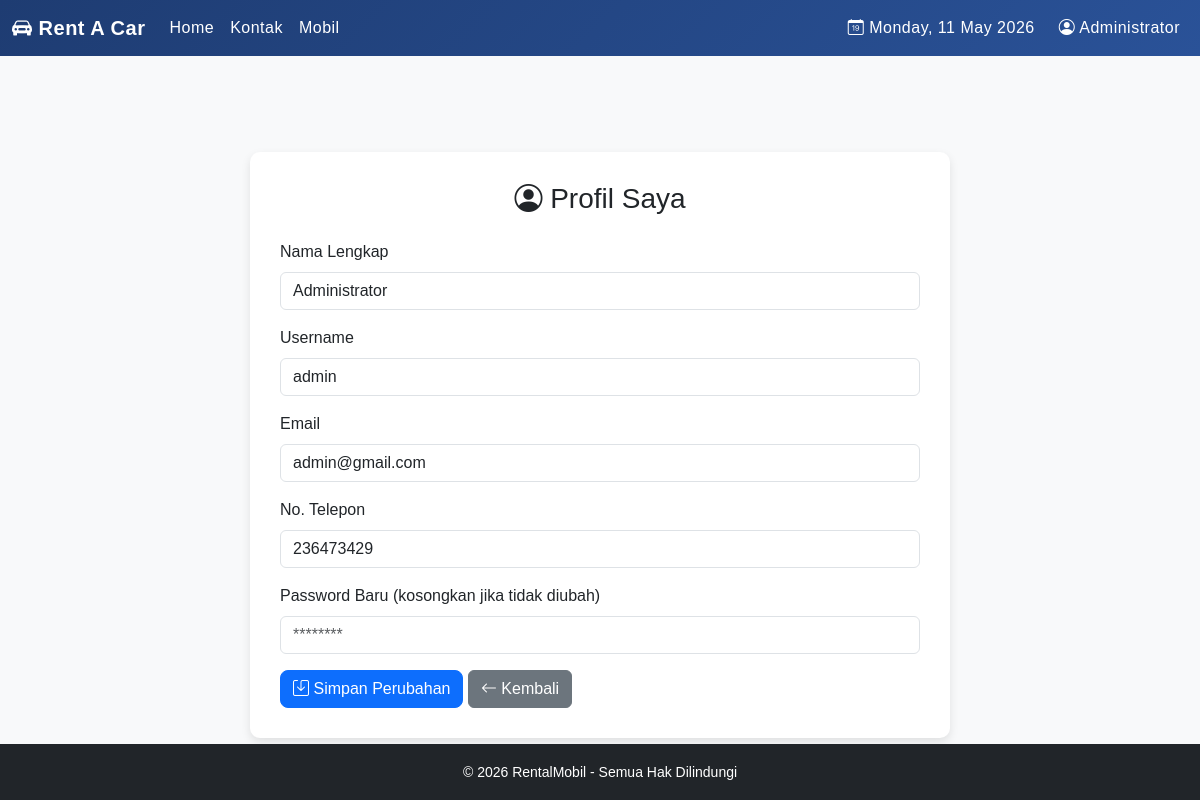
Page /user/profil.php (signed in) on the committed database.
### tables this page shows
CREATE TABLE `users` (
  `id` int(11) NOT NULL,
  `username` varchar(50) NOT NULL,
  `password` varchar(225) NOT NULL,
  `nama_lengkap` varchar(100) NOT NULL,
  `email` varchar(100) DEFAULT NULL,
  `no_hp` varchar(20) DEFAULT NULL,
  `role` varchar(20) NOT NULL DEFAULT 'petugas',
  `created_at` datetime DEFAULT current_timestamp(),
  `updated_at` datetime DEFAULT current_timestamp() ON UPDATE current_timestamp()
);

### user/profil.php (the view, shortened to what this page needs)
<?php
include "includes/header.php";
$id_user = $_SESSION['id'];
$query = mysqli_query($koneksi, "SELECT * FROM users WHERE id='$id_user'");
$user = mysqli_fetch_assoc($query);
?>
<br><br><br><br>
<main class="flex-shrink-0">
<div class="profile-card">
  <h3 class="text-center mb-4"><i class="bi bi-person-circle"></i> Profil Saya</h3>
  <form method="POST" action="">
    <div class="mb-3">
      <label class="form-label">Nama Lengkap</label>
      <input type="text" name="nama" class="form-control" value="<?= htmlspecialchars($user['nama_lengkap']); ?>" required>
    </div>
    <div class="mb-3">
      <label class="form-label">Username</label>
      <input type="text" name="username" class="form-control" value="<?= htmlspecialchars($user['username']); ?>" required>
    </div>
    <div class="mb-3">
      <label class="form-label">Email</label>
      <input type="email" name="email" class="form-control" value="<?= htmlspecialchars($user['email']); ?>" required>
    </div>
    <div class="mb-3">
      <label class="form-label">No. Telepon</label>
      <input type="text" name="no_telp" class="form-control" value="<?= htmlspecialchars($user['no_hp']); ?>" required>
    </div>
    <div class="mb-3">
      <label class="form-label">Password Baru (kosongkan jika tidak diubah)</label>
      <input type="password" name="password" class="form-control" placeholder="********">
    </div>
    <div class="text-start">
      <button type="submit" class="btn btn-primary"><i class="bi bi-save"></i> Simpan Perubahan</button>
      <a href="../index.php" class="btn btn-secondary"><i class="bi bi-arrow-left"></i> Kembali</a>
    </div>
  </form>
</div>
</main>
<?php include "includes/footer.php" ?>

### user/includes/header.php (shortened to what this page needs)
<?php
include "../config/koneksi.php";
$isLoggedIn = isset($_SESSION['login']);
$username = $isLoggedIn ? $_SESSION['username'] : 'User';
$namaLengkap = $username;
if ($isLoggedIn) {
    $id_user = $_SESSION['id'];
    $qUser = mysqli_query($koneksi, "SELECT nama_lengkap FROM users WHERE id='$id_user' LIMIT 1");
    $user = mysqli_fetch_assoc($qUser);
    if ($user) {
        $namaLengkap = $user['nama_lengkap'];
    }
}
$tanggalHariIni = strftime("%A, %d %B %Y");
?>
<!DOCTYPE html>
<html lang="id">
<head>
  <link rel="stylesheet" href="../css/bootstrap.css">
  <link href="../css/bootstrap-icons/bootstrap-icons.css" rel="stylesheet">
</head>
<body>
<div class="header">
  <nav class="navbar navbar-expand-lg navbar-dark" style="background: linear-gradient(135deg, #1e3c72 0%, #2a5298 100%);">
    <div class="container-fluid">
      <a class="navbar-brand fw-bold" href="../index.php"><i class="bi bi-car-front-fill"></i> Rent A Car</a>
      <div class="collapse navbar-collapse" id="navbarNav">
        <ul class="navbar-nav">
          <li class="nav-item"><a class="nav-link active" href="../index.php">Home</a></li>
          <li class="nav-item"><a class="nav-link" href="kontak.php">Kontak</a></li>
          <li class="nav-item"><a class="nav-link" href=" daftar_mobil.php">Mobil</a></li>
        </ul>
        <ul class="navbar-nav ms-auto align-items-center">
          <li class="nav-item me-3 text-white">
            <i class="bi bi-calendar-date"></i>
            <span><?= ucfirst($tanggalHariIni); ?></span>
          </li>
          <li class="nav-item">
            <a class="nav-link" href="#" data-bs-toggle="offcanvas" data-bs-target="#sidebarUser">
              <i class="bi bi-person-circle"></i>
              <?= htmlspecialchars($namaLengkap); ?>
            </a>
          </li>
        </ul>
      </div>
    </div>
  </nav>
</div>

### user/includes/header.php (style rules this page uses)
html, body { height: 100%; }
body { background-color: #f8f9fa; font-family: 'Poppins', sans-serif; display: flex; flex-direction: column; }
.navbar { font-weight: 500; letter-spacing: 0.5px; }
.navbar, .offcanvas-header { background: linear-gradient(135deg, #1e3c72 0%, #2a5298 100%); }
.navbar-brand, .nav-link { color: white !important; }
.profile-card { max-width: 700px; margin: auto; background: #fff; border-radius: 10px; box-shadow: 0 4px 10px rgba(0,0,0,0.1); padding: 30px; }
.btn-primary { border-radius: 8px; }
main { flex: 1; }

### rows in the picture
users: nama_lengkap "Administrator", nama "Administrator", username "admin", email "admin@gmail.com", no_telp "236473429"

### other values in the picture
$tanggalHariIni "Monday, 11 May 2026"
